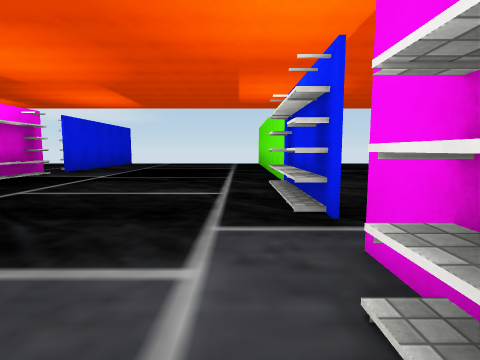
view 1 (above)

21 first-person views from a walk through a Unity game level. The camera is 1.3 m above the floor, tilts 6° down and sees 80° across. The floor is counted in squares, 2.4 m on a side. Each view is taken from the middle of a square. On the plan, view 1 faces up. The plan holds only what a view shows up to about 9 squares ahead; the rest is blank. The player is left out. Some surface patterns are stand-ins.

view 2
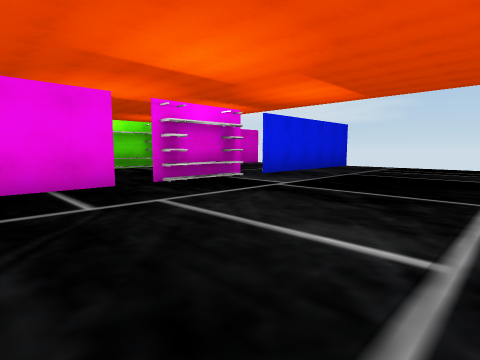

view 3
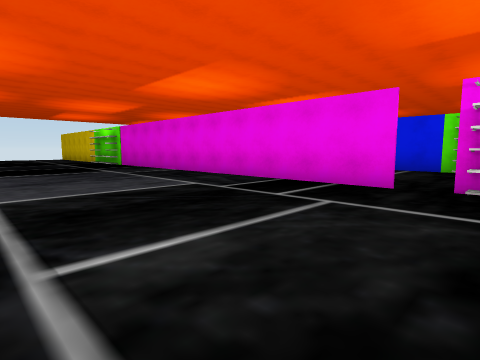

view 4
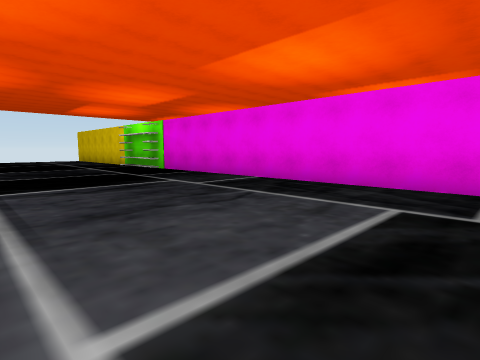

view 5
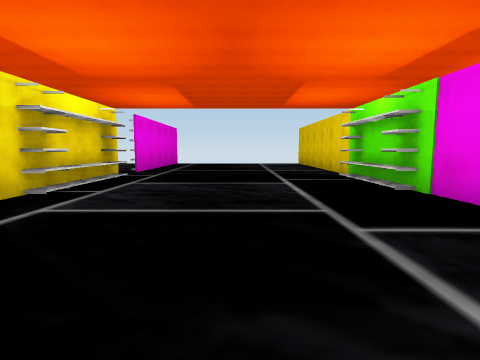

view 6
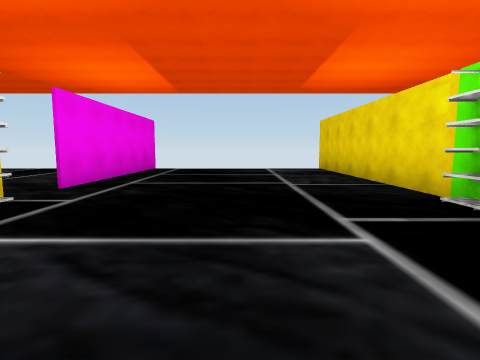

view 7
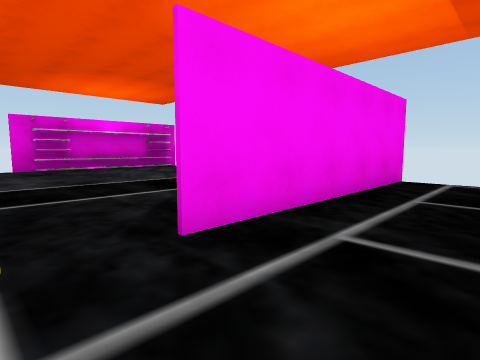

view 8
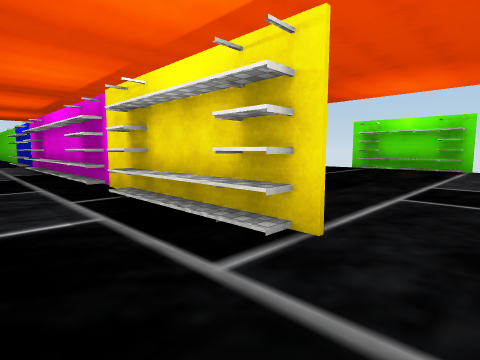

view 9
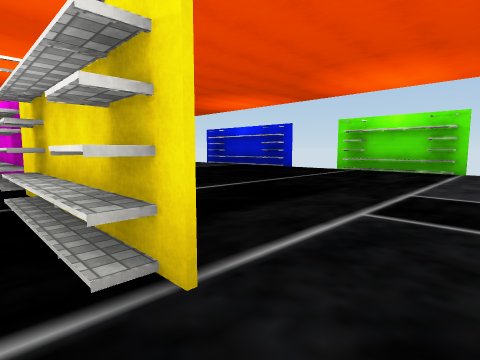

view 10
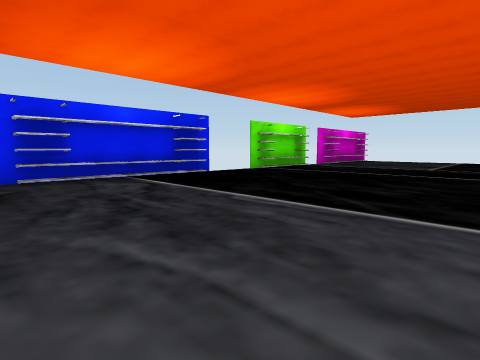

view 11
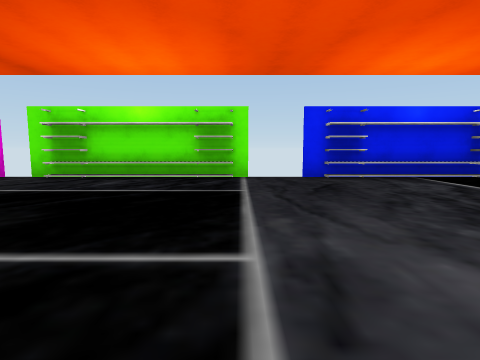

view 12
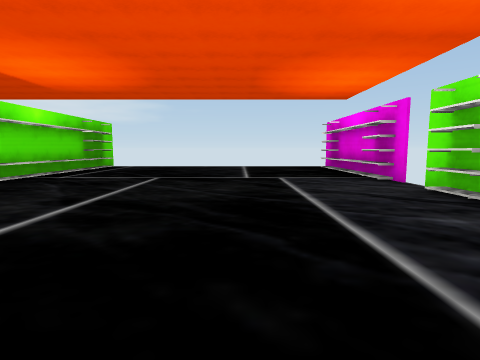

view 13
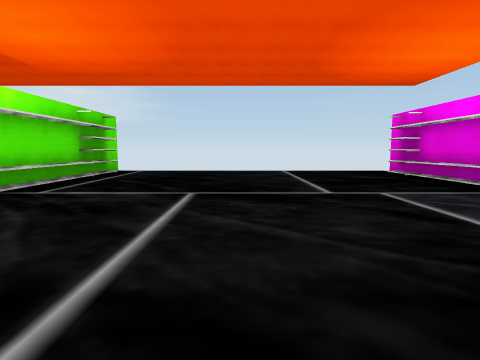

view 14
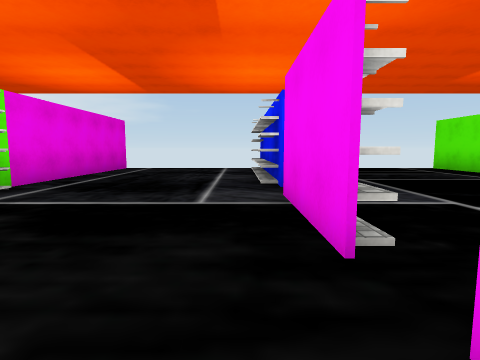

view 15
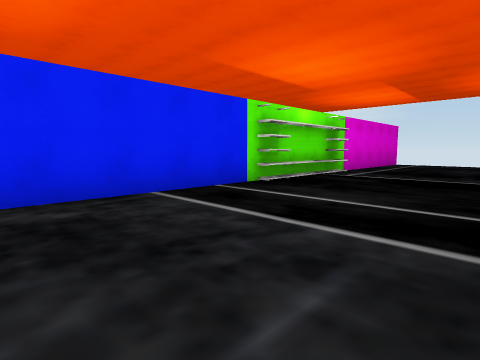

view 16
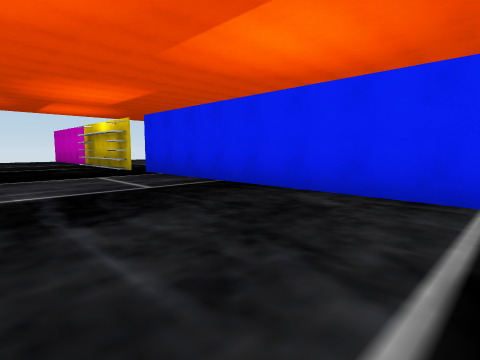

view 17
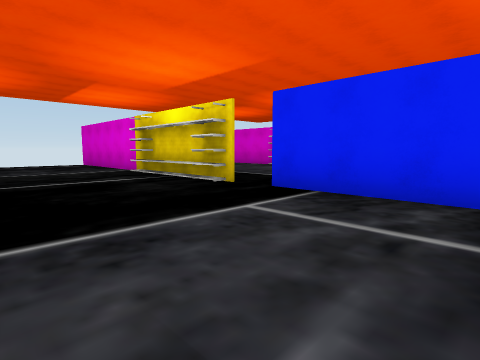

view 18
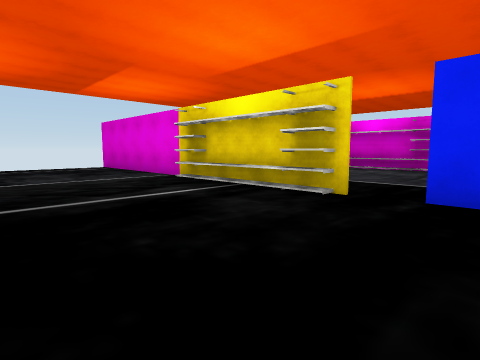

view 19
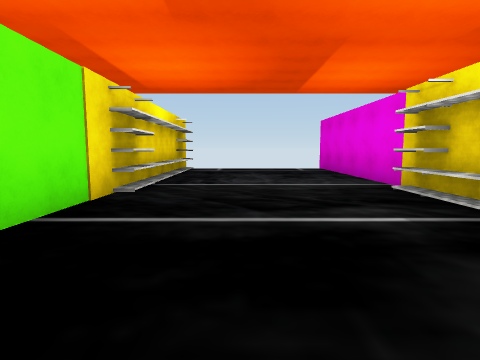

view 20
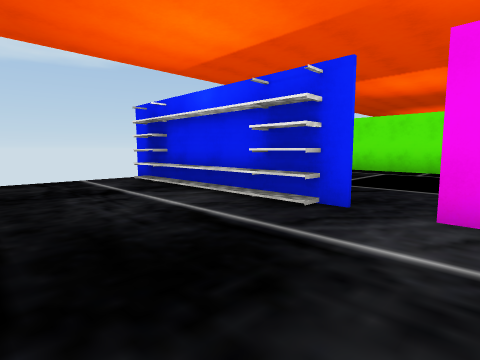

view 21
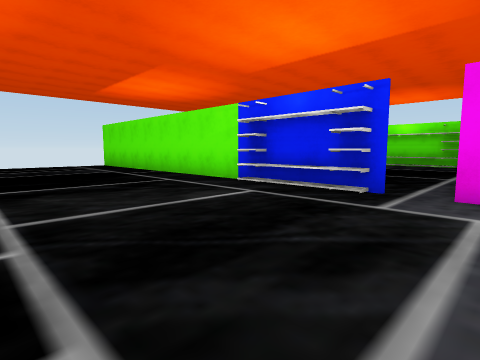

### Floor plan
Points are (right, up) in squares from view 1. A wall is a line through its corners. A room is listed if a view was taken in it or the views show most of it. See-through windows are left out.
Room 1 (views 1, 2, 3, 4, 5, 6, 7, 8, 9, 10, 11, 12, 13, 14, 15, 16, 17, 18, 19, 20, 21)
walls: (0.4, 0.4) (0.4, 1); (0.4, -4.4) (0.4, -3.1); (0.6, 4.8) (0.6, 11.5); (-4.4, 3.8) (-4.4, -5.5); (0.4, -8) (0.4, -5.4); (0.6, -8.1) (0.6, 1.6); (7.4, -3.4) (7.4, 0.4); (7.4, 2.1) (7.4, 5.8); (7.7, -3.6) (7.7, 0.8); (7.7, 1.8) (7.7, 6.2); (-4.4, -8.4) (-4.4, -13.6) (-4.4, -8.4); (-8.1, -5.6) (-8.1, -8.9); (-8.4, -5.5) (-8.4, -13.6); (-4.7, 7.4) (-4.7, 11.1); (-4.7, -9.8) (-4.7, -8.5); (7.4, 7) (7.4, 10.8); (7.7, 6.8) (7.7, 11.1); (-8.1, 6.9) (-8.1, 3.8); (1.1, 10.9) (1.1, 6.6); (-4.4, 10.5) (-4.4, 7.1) (-4.4, 11.5); (0.8, 11.5) (0.8, 6.9); (0.6, -13.6) (0.6, -8.9); (7.4, -12) (7.4, -9.4); (7.7, -12.1) (7.7, -9); (-8.4, 11.5) (-8.4, -4.8)
ways out: gap at (1, -8.5); gap at (8, -9); gap at (8, 2); gap at (8, 6.5); gap at (8, 11)
objects: shelf (-4, -8) to (-4, -6); shelf (-4, 5) to (-4, 6); shelf (1, 3) to (1, 4); shelf (8, -8) to (8, -5)

Where each view was taken, in squares from view 1:
view 1: 0 up, 0 right, facing up
view 2: 2 up, 0 right, facing up-left
view 3: 5 up, 0 right, facing down-left
view 4: 2 up, 0 right, facing down-left
view 5: 2 down, 2 left, facing down
view 6: 5 down, 2 left, facing down
view 7: 8 down, 1 left, facing down-right
view 8: 9 down, 1 left, facing up-right
view 9: 9 down, 0 right, facing up-right
view 10: 1 up, 2 right, facing down-right
view 11: 2 up, 2 right, facing right
view 12: 2 up, 5 right, facing up
view 13: 4 up, 4 right, facing up
view 14: 3 up, 5 left, facing up
view 15: 0 up, 5 left, facing up-left
view 16: 2 up, 5 left, facing down-left
view 17: 2 down, 5 left, facing down-left
view 18: 4 down, 5 left, facing down-left
view 19: 5 down, 6 left, facing down
view 20: 6 up, 7 left, facing up-right
view 21: 1 up, 3 left, facing up-right
